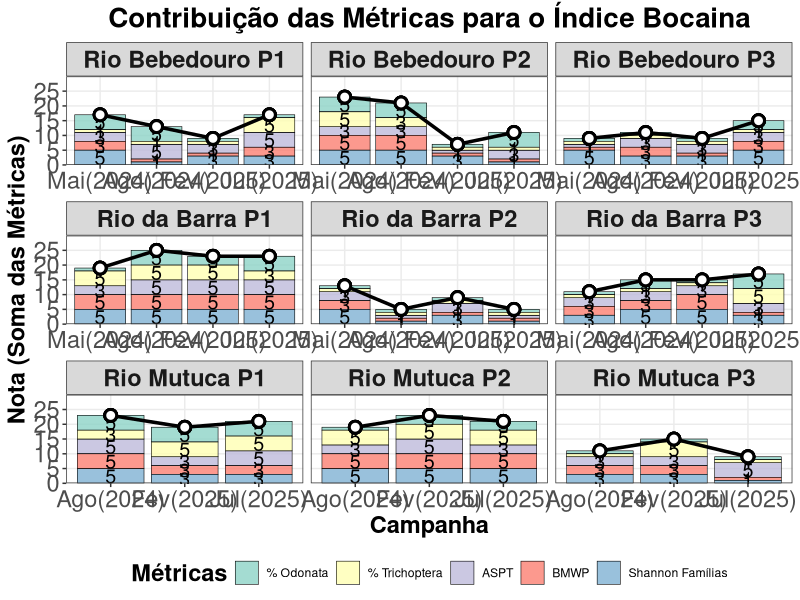
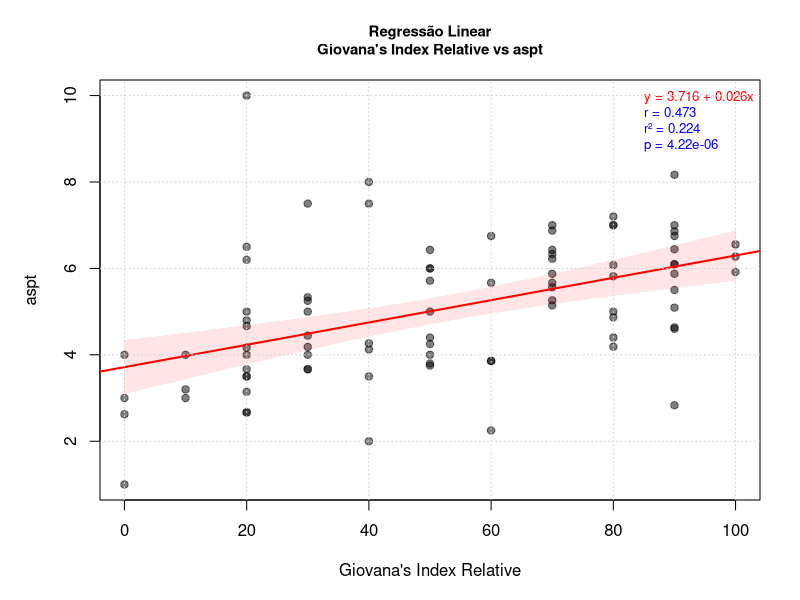
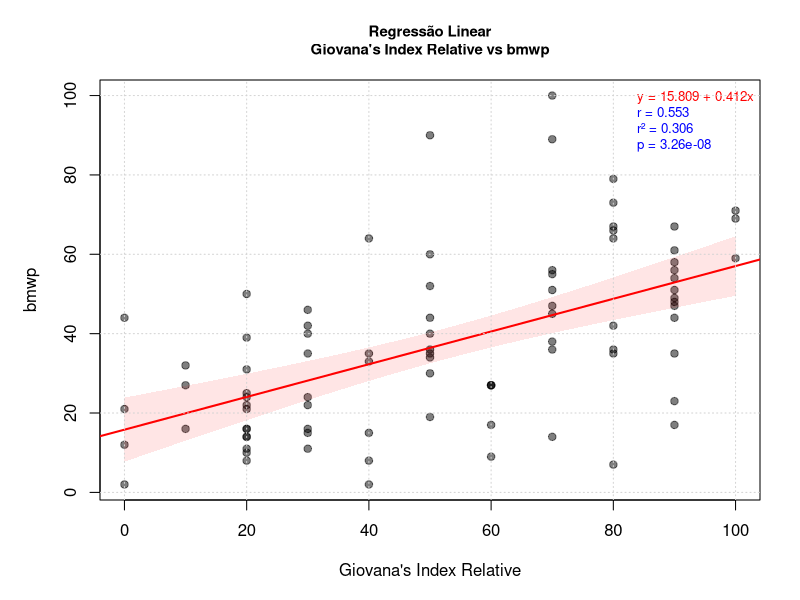
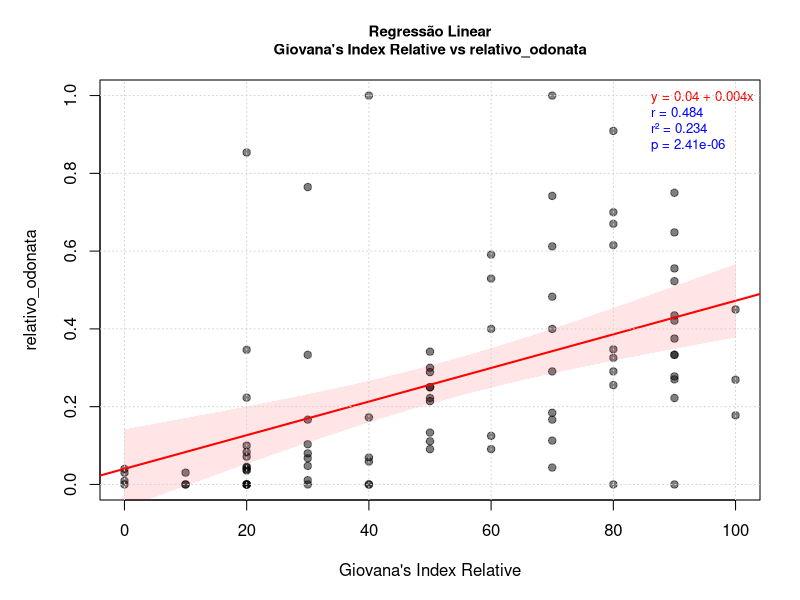
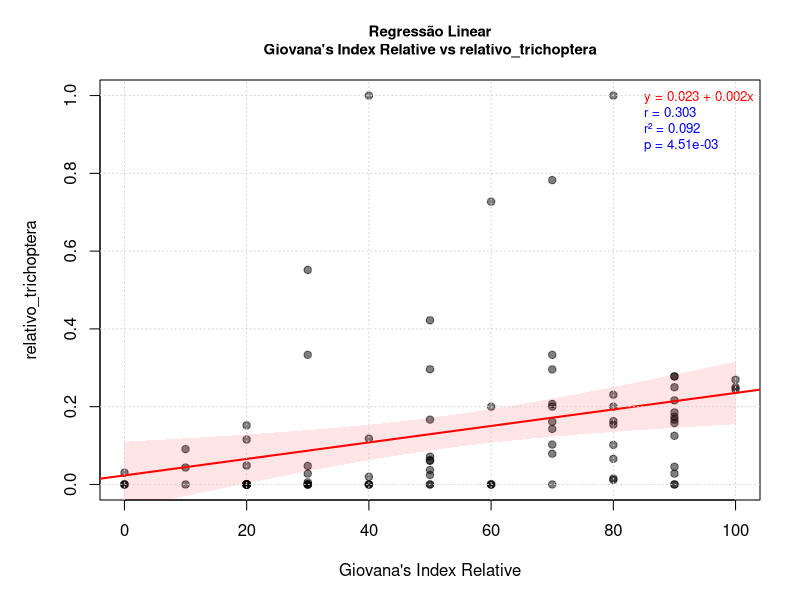
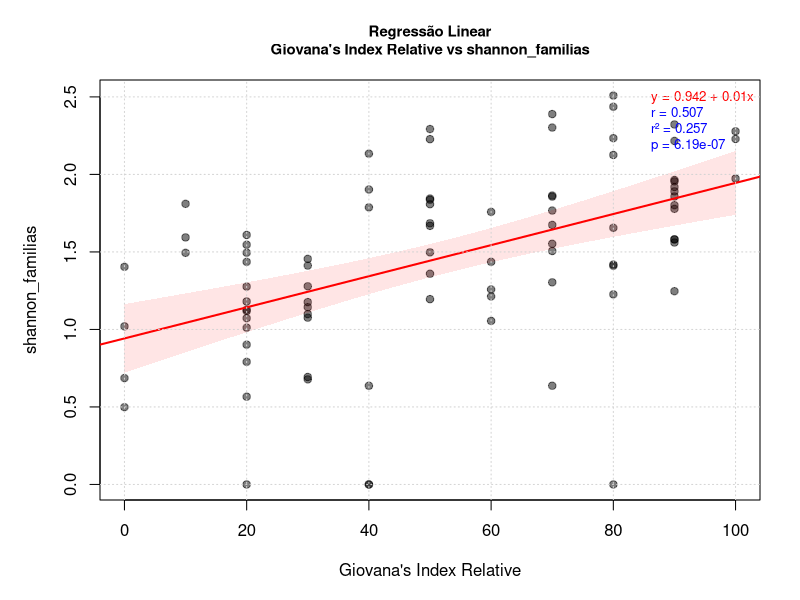
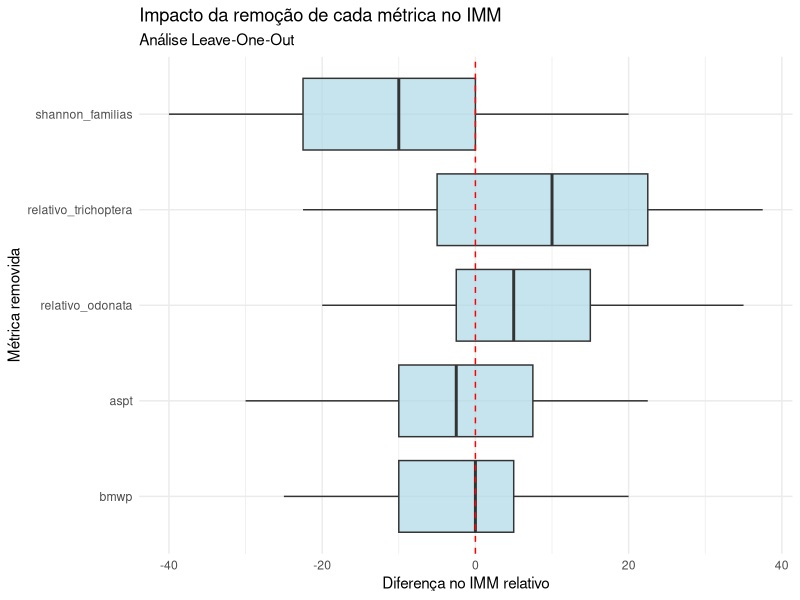
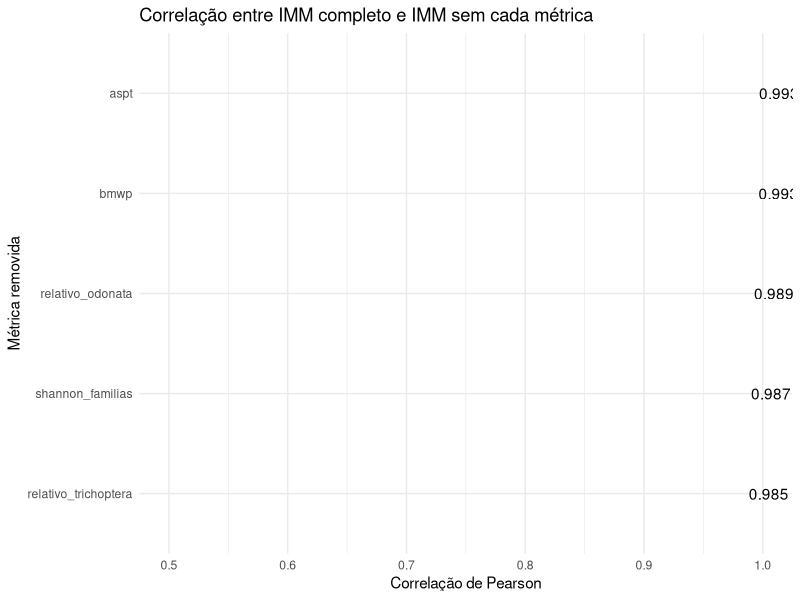

These charts were generated, in order, by the following R code:
library(tidyverse)
library(corrplot)

################################## Configurações ###############################
set.seed(1994)
pontos_referencia <- c("RiodaBarra-P1/2", "RioMutuca-P1")
pontos_impactado <- c("RiodaBarra-P2", "RioMutuca-P3")
rios <- c("rio_bebedouro", "rio_da_barra", "rio_mutuca")
amostras_descartadas <- c("RiodaBarra-P1")
metodos_de_amostragem <- c("D Net")
vetor_respostas <- c(
  "aspt", 
  "bmwp", 
  #"filtrador_proporcao",
  #"raspadores_proporcao",
  #"razao_ept_chironomidae",
  "relativo_odonata",
  "relativo_trichoptera",
  "shannon_familias")

nota_maxima <- length(vetor_respostas) * 5
nota_minima <- length(vetor_respostas)


# Pastas de figuras
pasta_figuras <- "figuras/cap2/indice_multimetrico/indice_bocaina/"
if (!dir.exists(pasta_figuras)) {
  dir.create(pasta_figuras, recursive = TRUE)
}

# Pasta de tabelas
pasta_tabelas <- "tabelas/cap2/indice_multimetrico/indice_bocaina/"
if (!dir.exists(pasta_tabelas)) {
  dir.create(pasta_tabelas, recursive = TRUE)
}

################################## Carregar dados ##############################
indices_df <- read_csv("dados/processado/matriz_indices_imaturos_piata.csv") 


############################## Pre-processamento ###############################
# Adicionar coluna de impacto
indices_df <- indices_df %>%
  mutate(
    impacto = case_when(
      locality_name %in% pontos_referencia ~ "referencia",
      locality_name %in% pontos_impactado ~ "impactado",
      TRUE ~ "desconsiderado"
    )
  ) %>%
  filter(rio %in% rios) %>%
  filter(!locality_name %in% amostras_descartadas)

dados_filtrados <- indices_df %>%
  filter(impacto != "desconsiderado") %>%
  filter(method %in% metodos_de_amostragem) %>%
  mutate(
    impacto = as.factor(impacto),
    method = as.factor(method)
  ) 

############################### Detectando limiares ############################
estatisticas_df <- data.frame()


for (i in vetor_respostas) {
  print(paste("Analisando índice:", i))
  
  estatisticas <- dados_filtrados %>%
    filter(impacto == "referencia") %>%
    mutate(
      minimo = min(.data[[i]]),
      quartil_25 = quantile(.data[[i]], 0.25, na.rm = TRUE),
      quartil_50 = quantile(.data[[i]], 0.50, na.rm = TRUE),
      quartil_75 = quantile(.data[[i]], 0.75, na.rm = TRUE),
      maximo = max(.data[[i]]),
      metade = quartil_25 / 2
      ) %>%
    mutate(metrica = i) %>%
    select(
      metrica, quartil_25, quartil_50, quartil_75, maximo, minimo, metade
    ) %>%
    group_by(metrica) %>%
    summarise_if(is.numeric, mean, na.rm = TRUE)

  estatisticas_df <- rbind(estatisticas_df, estatisticas)
}

write_csv(
  estatisticas_df,
  file.path(pasta_tabelas, "limiares_indices_imaturos_piata.csv")
)
############################### Aplicando na bacia #############################

statisticas_df_limpa <- estatisticas_df %>%
  select(metrica, quartil_25, metade)

indices_rebalanceados_df <- indices_df %>%
  filter(method %in% metodos_de_amostragem) %>%
  select(campanha, rio, locality_name, vetor_respostas) %>%
  pivot_longer(
    cols = all_of(vetor_respostas),
    names_to = "metrica",
    values_to = "valor"
  ) %>%
  left_join(statisticas_df_limpa, by = "metrica") %>%
  mutate(
    nota = case_when(
      valor >= quartil_25 ~ 5,
      valor >= metade & valor < quartil_25 ~ 3,
      valor < metade ~ 1,
      TRUE ~ NA_real_
    )
  ) 

  



giovanas_index <- indices_rebalanceados_df %>%
  group_by(campanha, rio, locality_name) %>%
  summarise(giovanas_index = sum(nota)) %>%
  ungroup() %>%
  mutate(
    giovanas_index_relative = (giovanas_index - nota_minima) 
                              / (nota_maxima - nota_minima) * 100
  )


tabela_IMM <- giovanas_index %>%
  select(campanha, rio, locality_name, giovanas_index, giovanas_index_relative)

tabela_indices <- indices_df %>%
  select(campanha, rio, locality_name, all_of(vetor_respostas)) %>%
  left_join(tabela_IMM, by = c("campanha", "rio", "locality_name"))

write_csv(
  tabela_indices,
  file.path(pasta_tabelas, "indice_bocaina_imaturos_piata.csv")
)


################## Plot indice multimetrico ####################################
metricas_contribuicao <- indices_rebalanceados_df %>%
  left_join(giovanas_index, by = c("campanha", "rio", "locality_name")) %>%
  mutate(
    metrica_label = case_when(
      metrica == "aspt" ~ "ASPT",
      metrica == "bmwp" ~ "BMWP",
      metrica == "razao_ept_chironomidae" ~ "EPT/Chironomidae",
      metrica == "relativo_odonata" ~ "% Odonata",
      metrica == "relativo_trichoptera" ~ "% Trichoptera",
      metrica == "riqueza_familias_ephemeroptera" ~ "Presença Ephemeroptera",
      metrica == "shannon_familias" ~ "Shannon Famílias",
      TRUE ~ metrica
    ),
    campanha = case_when(
      campanha == "campanha_1" ~ "Mai(2024)",
      campanha == "campanha_2" ~ "Ago(2024)",
      campanha == "campanha_3" ~ "Fev(2025)",
      campanha == "campanha_4" ~ "Jul(2025)",
      TRUE ~ campanha
    ),
    campanha = factor(
      campanha, 
      levels = c("Mai(2024)", "Ago(2024)", "Fev(2025)", "Jul(2025)")
    ),
    locality_name = case_when(
      locality_name == "RioBebedouro-P1" ~ "Rio Bebedouro P1",
      locality_name == "RioBebedouro-P2" ~ "Rio Bebedouro P2",
      locality_name == "RioBebedouro-P3" ~ "Rio Bebedouro P3",
      locality_name == "RiodaBarra-P1/2" ~ "Rio da Barra P1",
      locality_name == "RiodaBarra-P2" ~ "Rio da Barra P2",
      locality_name == "RiodaBarra-P3" ~ "Rio da Barra P3",
      locality_name == "RioMutuca-P1" ~ "Rio Mutuca P1",
      locality_name == "RioMutuca-P2" ~ "Rio Mutuca P2",
      locality_name == "RioMutuca-P3" ~ "Rio Mutuca P3",
      TRUE ~ locality_name
    )
  ) 


plot <- ggplot() +
  # Barras empilhadas com os valores brutos das notas
  geom_col(
    data = metricas_contribuicao,
    aes(x = campanha, y = nota, fill = metrica_label),
    position = "stack",
    alpha = 0.8,
    color = "black",
    size = 0.2
  ) +
  # Adicionar texto com os valores das notas dentro das barras
  geom_text(
    data = metricas_contribuicao,
    aes(x = campanha, y = nota, fill = metrica_label, label = nota),
    position = position_stack(vjust = 0.5),
    size = 5,
    color = "black"
  ) +
  # Linha do índice total
  geom_line(
    data = metricas_contribuicao,
    aes(x = campanha, y = giovanas_index, group = 1),
    color = "black",
    size = 1.2
  ) +
  # Pontos do índice total
  geom_point(
    data = metricas_contribuicao,
    aes(x = campanha, y = giovanas_index),
    color = "black",
    size = 3,
    shape = 21,
    fill = "white",
    stroke = 1.5
  ) +
  facet_wrap(~  locality_name, scales = "free_x", ncol = 3) +
  labs(
    x = "Campanha",
    y = "Nota (Soma das Métricas)",
    fill = "Métricas",
    title = "Contribuição das Métricas para o Índice Bocaina"
  ) +
  scale_fill_brewer(palette = "Set3") +
  theme_bw() +
  theme(
    axis.text = element_text(angle = 0, hjust = 0.5, size = 17),
    legend.position = "bottom",
    panel.grid.minor = element_blank(),
    strip.text = element_text(size = 17, face = "bold"),
    plot.title = element_text(size = 20, face = "bold", hjust = 0.5),
    axis.title = element_text(size = 17, face = "bold"),
    legend.title = element_text(size = 17, face = "bold")
    
  ) +
  scale_y_continuous(
    limits = c(0, nota_maxima + 5),
    breaks = seq(0, nota_maxima, by = 5),
    expand = c(0, 0)
  )

ggsave(
  filename = file.path(pasta_figuras, "indice_bocaina_imaturos_piata.png"),
  plot = plot,
  width = 15,
  height = 15,
  dpi = 300
)


############################# plotar correlação entre métricas e IMM ###########
# Identificar colunas numéricas (excluindo giovanas_index_relative e giovanas_index)
colunas_numericas <- names(tabela_indices)[sapply(tabela_indices, is.numeric)]
colunas_para_plotar <- setdiff(colunas_numericas, c("giovanas_index_relative", "giovanas_index"))

# Criar gráficos de dispersão para giovanas_index_relative vs outras variáveis numéricas
if(length(colunas_para_plotar) > 0) {
  # Criar um arquivo PDF com todos os gráficos
  pdf(file.path(pasta_figuras, "graficos_giovanas_index_relative.pdf"),
      width = 10, height = 8)
  
  for(var in colunas_para_plotar) {
    # Extrair valores
    x <- tabela_indices[["giovanas_index_relative"]]
    y <- tabela_indices[[var]]
    
    # Remover NAs
    validos <- complete.cases(x, y)
    x_clean <- x[validos]
    y_clean <- y[validos]
    
    # Pular se não houver dados suficientes
    if(length(x_clean) < 3) next
    
    # Calcular correlação
    r <- cor(x_clean, y_clean, method = "pearson")
    r2 <- r^2
    
    # Teste de correlação
    cor_test <- cor.test(x_clean, y_clean, method = "pearson")
    p_val <- cor_test$p.value
    
    # Ajustar modelo de regressão linear
    modelo_linear <- lm(y_clean ~ x_clean)
    
    # Extrair coeficientes da regressão
    intercepto <- coef(modelo_linear)[1]
    inclinacao <- coef(modelo_linear)[2]
    
    # Criar o gráfico
    par(mar = c(5, 5, 4, 2))
    plot(x_clean, y_clean,
         xlab = "Giovana's Index Relative",
         ylab = var,
         main = paste("Regressão Linear\nGiovana's Index Relative vs", var),
         pch = 19,
         col = rgb(0, 0, 0, 0.5),
         cex.main = 0.9)
    
    # Adicionar linha de regressão linear
    abline(modelo_linear, col = "red", lwd = 2)
    
    # Adicionar intervalo de confiança da regressão
    if(length(x_clean) > 10) {  # Só adiciona intervalo se houver dados suficientes
      x_ordenado <- seq(min(x_clean), max(x_clean), length.out = 100)
      intervalo_conf <- predict(modelo_linear, 
                               newdata = data.frame(x_clean = x_ordenado), 
                               interval = "confidence")
      
      # Adicionar banda de confiança
      polygon(c(x_ordenado, rev(x_ordenado)),
              c(intervalo_conf[,2], rev(intervalo_conf[,3])),
              col = rgb(1, 0, 0, 0.1), border = NA)
    }
    
    # Adicionar equação da reta e estatísticas
    equacao <- paste0("y = ", round(intercepto, 3), 
                     ifelse(inclinacao >= 0, " + ", " - "), 
                     round(abs(inclinacao), 3), "x")
    
    legend("topright",
           legend = c(
             equacao,
             paste("r =", round(r, 3)),
             paste("r² =", round(r2, 3)),
             paste("p =", format(p_val, scientific = TRUE, digits = 3))
           ),
           bty = "n",
           cex = 0.8,
           text.col = c("red", "blue", "blue", "blue"))
    
    # Adicionar grid
    grid()
  }
  
  dev.off()
  
  cat("Gráficos de regressão linear salvos em: graficos_giovanas_index_relative.pdf\n")
  
  # Também criar uma tabela resumo das correlações
  resultado_correlacoes <- data.frame(
    Variavel = colunas_para_plotar,
    Correlacao_r = NA,
    R_quadrado = NA,
    P_valor = NA,
    Significativo_005 = NA
  )
  
  for(i in 1:length(colunas_para_plotar)) {
    var <- colunas_para_plotar[i]
    validos <- complete.cases(tabela_indices[["giovanas_index_relative"]], 
                             tabela_indices[[var]])
    
    if(sum(validos) >= 3) {
      cor_test <- cor.test(tabela_indices[["giovanas_index_relative"]][validos], 
                          tabela_indices[[var]][validos])
      resultado_correlacoes$Correlacao_r[i] <- round(cor_test$estimate, 3)
      resultado_correlacoes$R_quadrado[i] <- round(cor_test$estimate^2, 3)
      resultado_correlacoes$P_valor[i] <- format(cor_test$p.value, scientific = TRUE, digits = 3)
      resultado_correlacoes$Significativo_005[i] <- cor_test$p.value < 0.05
    }
  }
  
  # Mostrar e salvar resultados
  print(resultado_correlacoes)
  write.csv(resultado_correlacoes, file.path(pasta_tabelas, "correlacoes_giovanas_index_relative.csv"), row.names = FALSE)
  
}

############################## INACABADO INACABADO #############################
############################### Análise Leave-One-Out ##########################
############################## INACABADO INACABADO #############################

# Função para calcular o IMM com um conjunto específico de métricas
calcular_imm <- function(vetor_metricas, dados, estatisticas_df) {
  
  # Ajustar notas máximas e mínimas para o número de métricas
  nota_max_parcial <- length(vetor_metricas) * 5
  nota_min_parcial <- length(vetor_metricas)
  
  # Filtrar estatísticas para as métricas selecionadas
  estatisticas_parciais <- estatisticas_df %>%
    filter(metrica %in% vetor_metricas) %>%
    select(metrica, quartil_25, metade)
  
  # Calcular IMM parcial
  imm_parcial <- dados %>%
    select(campanha, rio, locality_name, all_of(vetor_metricas)) %>%
    pivot_longer(
      cols = all_of(vetor_metricas),
      names_to = "metrica",
      values_to = "valor"
    ) %>%
    left_join(estatisticas_parciais, by = "metrica") %>%
    mutate(
      nota = case_when(
        valor >= quartil_25 ~ 5,
        valor >= metade & valor < quartil_25 ~ 3,
        valor < metade ~ 1,
        TRUE ~ NA_real_
      )
    ) %>%
    group_by(campanha, rio, locality_name) %>%
    summarise(
      imm_score = sum(nota),
      n_metricas = n(),
      .groups = 'drop'
    ) %>%
    mutate(
      imm_relative = (imm_score - nota_min_parcial) / 
                     (nota_max_parcial - nota_min_parcial) * 100
    )
  
  return(imm_parcial)
}

# Calcular IMM completo (referência)
imm_completo <- calcular_imm(vetor_respostas, indices_df, estatisticas_df)

# Inicializar dataframe para resultados
resultados_loo <- data.frame()

# Loop Leave-One-Out
for (metrica_removida in vetor_respostas) {
  
  cat("\n========================================\n")
  cat("Removendo métrica:", metrica_removida, "\n")
  
  # Criar vetor sem a métrica atual
  metricas_reduzidas <- vetor_respostas[vetor_respostas != metrica_removida]
  
  # Calcular IMM sem essa métrica
  imm_parcial <- calcular_imm(metricas_reduzidas, indices_df, estatisticas_df)
  
  # Comparar com o IMM completo
  comparacao <- imm_completo %>%
    select(campanha, rio, locality_name, imm_completo = imm_relative) %>%
    left_join(
      imm_parcial %>% 
        select(campanha, rio, locality_name, imm_parcial = imm_relative),
      by = c("campanha", "rio", "locality_name")
    ) %>%
    mutate(
      metrica_removida = metrica_removida,
      diferenca = imm_parcial - imm_completo,
      diferenca_absoluta = abs(diferenca)
    )
  
  resultados_loo <- bind_rows(resultados_loo, comparacao)
  
  # Resumo estatístico
  cat("Diferença média:", mean(comparacao$diferenca, na.rm = TRUE), "\n")
  cat("Diferença absoluta média:", mean(comparacao$diferenca_absoluta, na.rm = TRUE), "\n")
  cat("Correlação com IMM completo:", cor(comparacao$imm_completo, comparacao$imm_parcial, use = "complete.obs"), "\n")
}

# Salvar resultados completos
write_csv(
  resultados_loo,
  file.path(pasta_tabelas, "resultados_leave_one_out.csv")
)

############################### Análise de estabilidade ########################

# Resumo por métrica removida
resumo_loo <- resultados_loo %>%
  group_by(metrica_removida) %>%
  summarise(
    correlacao = cor(imm_completo, imm_parcial, use = "complete.obs"),
    dif_media = mean(diferenca, na.rm = TRUE),
    dif_abs_media = mean(diferenca_absoluta, na.rm = TRUE),
    dif_dp = sd(diferenca, na.rm = TRUE),
    dif_max = max(diferenca_absoluta, na.rm = TRUE),
    n_amostras = n(),
    .groups = 'drop'
  ) %>%
  arrange(desc(correlacao))

write_csv(
  resumo_loo,
  file.path(pasta_tabelas, "resumo_leave_one_out.csv")
)

############################### Visualizações ##################################

# 1. Boxplot das diferenças por métrica removida
p1 <- ggplot(resultados_loo, aes(x = reorder(metrica_removida, diferenca_absoluta), 
                                  y = diferenca)) +
  geom_boxplot(fill = "lightblue", alpha = 0.7) +
  geom_hline(yintercept = 0, linetype = "dashed", color = "red") +
  coord_flip() +
  labs(
    title = "Impacto da remoção de cada métrica no IMM",
    subtitle = "Análise Leave-One-Out",
    x = "Métrica removida",
    y = "Diferença no IMM relativo"
  ) +
  theme_minimal()

ggsave(
  file.path(pasta_figuras, "leave_one_out_boxplot.png"),
  p1,
  width = 12,
  height = 8
)

# 2. Correlação entre IMM completo e parcial para cada métrica
p2 <- ggplot(resumo_loo, aes(x = reorder(metrica_removida, correlacao), 
                              y = correlacao)) +
  geom_col(fill = "steelblue") +
  geom_text(aes(label = round(correlacao, 3)), hjust = -0.1) +
  coord_flip() +
  labs(
    title = "Correlação entre IMM completo e IMM sem cada métrica",
    x = "Métrica removida",
    y = "Correlação de Pearson"
  ) +
  ylim(0.5, 1) +
  theme_minimal()

ggsave(
  file.path(pasta_figuras, "leave_one_out_correlacao.png"),
  p2,
  width = 12,
  height = 8
)

# 3. Scatterplot para a métrica mais influente
metrica_mais_influente <- resumo_loo$metrica_removida[which.min(resumo_loo$correlacao)]

p3 <- resultados_loo %>%
  filter(metrica_removida == metrica_mais_influente) %>%
  ggplot(aes(x = imm_completo, y = imm_parcial)) +
  geom_point(alpha = 0.6) +
  geom_abline(slope = 1, intercept = 0, color = "red", linetype = "dashed") +
  geom_smooth(method = "lm", se = TRUE, color = "blue") +
  labs(
    title = paste("IMM completo vs IMM sem", metrica_mais_influente),
    x = "IMM completo (%)",
    y = paste("IMM sem", metrica_mais_influente, "(%)")
  ) +
  theme_minimal()

ggsave(
  file.path(pasta_figuras, "leave_one_out_scatter_mais_influente.png"),
  p3,
  width = 10,
  height = 8
)

# 4. Heatmap da diferença por ponto amostral
p4 <- resultados_loo %>%
  ggplot(aes(x = locality_name, y = metrica_removida, fill = diferenca)) +
  geom_tile() +
  scale_fill_gradient2(low = "red", mid = "white", high = "blue", 
                       midpoint = 0, name = "Diferença") +
  labs(
    title = "Impacto da remoção de métricas por ponto amostral",
    x = "Ponto amostral",
    y = "Métrica removida"
  ) +
  theme_minimal() +
  theme(axis.text.x = element_text(angle = 45, hjust = 1))

ggsave(
  file.path(pasta_figuras, "leave_one_out_heatmap.png"),
  p4,
  width = 14,
  height = 10
)

# 5. Gráfico de importância das métricas
p5 <- ggplot(resumo_loo, aes(x = reorder(metrica_removida, dif_abs_media), 
                              y = dif_abs_media)) +
  geom_col(fill = "darkred", alpha = 0.8) +
  geom_errorbar(aes(ymin = dif_abs_media - dif_dp, 
                    ymax = dif_abs_media + dif_dp),
                width = 0.2) +
  coord_flip() +
  labs(
    title = "Importância relativa das métricas no IMM",
    subtitle = "Baseado na diferença absoluta média ao remover cada métrica",
    x = "Métrica",
    y = "Diferença absoluta média (%)"
  ) +
  theme_minimal()

ggsave(
  file.path(pasta_figuras, "leave_one_out_importancia.png"),
  p5,
  width = 12,
  height = 8
)

############################### Análise de redundância #########################


# Função para criar matriz de p-valores
pval_spearman <- function(df) {
  vars <- names(df)
  n <- length(vars)
  p_mat <- matrix(NA, n, n)
  colnames(p_mat) <- vars
  rownames(p_mat) <- vars

  # Loop pelos pares de variáveis
  for (i in 1:n) {
    for (j in 1:n) {
      if (i == j) {
        p_mat[i, j] <- 0
      } else {
        teste <- cor.test(df[[i]], df[[j]], method = "spearman")
        p_mat[i, j] <- teste$p.value
      }
    }
  }
  return(p_mat)
}



# Matriz de correlação entre métricas
matriz_cor <- dados_filtrados %>%
  select(all_of(vetor_respostas)) %>%
  cor(method = "spearman")

matriz_pval <- pval_spearman(dados_filtrados %>% select(all_of(vetor_respostas)))

# Salvar matriz
write_csv(
  as.data.frame(matriz_cor) %>% rownames_to_column("metrica"),
  file.path(pasta_tabelas, "correlacao_metricas.csv")
)

# Visualizar matriz de correlação


png(file.path(pasta_figuras, "correlacao_metricas.png"), 
    width = 800, height = 800)
corrplot(matriz_cor, 
         method = "color", 
         type = "upper", 
         addCoef.col = "black",
         tl.col = "black", 
         tl.srt = 45,
         title = "Correlação entre métricas do IMM",
         mar = c(0,0,2,0))
dev.off()

# visualizar matriz de p-valores
png(file.path(pasta_figuras, "pval_metricas.png"), 
    width = 800, height = 800)
corrplot(matriz_pval, 
         method = "color",
         type = "upper",
         addCoef.col = "black",
         tl.col = "black",
         tl.srt = 45,
         title = "P-valores da correlação entre métricas do IMM",
         mar = c(0,0,2,0))
dev.off()

############################### Resumo final ###################################
cat("\n\n========================================\n")
cat("RESUMO DA ANÁLISE LEAVE-ONE-OUT\n")
cat("========================================\n\n")

cat("Métricas mais influentes (maior diferença):\n")
resumo_loo %>%
  top_n(3, dif_abs_media) %>%
  select(metrica_removida, dif_abs_media, correlacao) %>%
  print()

cat("\nMétricas menos influentes (menor diferença):\n")
resumo_loo %>%
  top_n(3, desc(dif_abs_media)) %>%
  select(metrica_removida, dif_abs_media, correlacao) %>%
  print()

cat("\nCorrelação média entre IMM completo e parcial:", 
    mean(resumo_loo$correlacao), "\n")
cat("Desvio padrão das correlações:", 
    sd(resumo_loo$correlacao), "\n")
